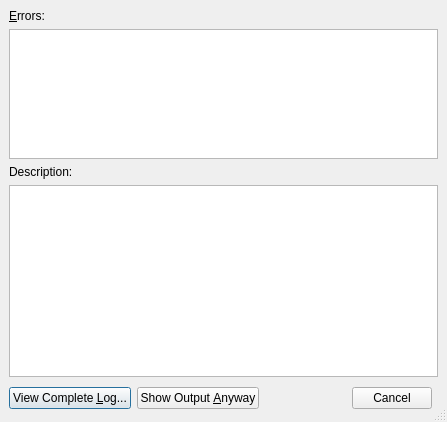
<?xml version="1.0" encoding="UTF-8"?>
<ui version="4.0">
 <class>ErrorListUi</class>
 <widget class="QDialog" name="ErrorListUi">
  <property name="geometry">
   <rect>
    <x>0</x>
    <y>0</y>
    <width>447</width>
    <height>422</height>
   </rect>
  </property>
  <property name="windowTitle">
   <string/>
  </property>
  <property name="sizeGripEnabled">
   <bool>true</bool>
  </property>
  <layout class="QGridLayout">
   <property name="leftMargin">
    <number>9</number>
   </property>
   <property name="topMargin">
    <number>9</number>
   </property>
   <property name="rightMargin">
    <number>9</number>
   </property>
   <property name="bottomMargin">
    <number>9</number>
   </property>
   <property name="spacing">
    <number>6</number>
   </property>
   <item row="1" column="0" colspan="5">
    <widget class="QListWidget" name="errorsLW">
     <property name="toolTip">
      <string>Selecting an error will show the error message in the panel below and the cursor will jump to the location in the document where the error occurred.</string>
     </property>
    </widget>
   </item>
   <item row="3" column="0" colspan="5">
    <widget class="QTextBrowser" name="descriptionTB">
     <property name="sizePolicy">
      <sizepolicy hsizetype="MinimumExpanding" vsizetype="Fixed">
       <horstretch>0</horstretch>
       <verstretch>0</verstretch>
      </sizepolicy>
     </property>
     <property name="toolTip">
      <string>For more information, refer to the complete log.</string>
     </property>
    </widget>
   </item>
   <item row="2" column="0" colspan="2">
    <widget class="QLabel" name="descriptionLabel">
     <property name="text">
      <string>Description:</string>
     </property>
    </widget>
   </item>
   <item row="0" column="0" colspan="2">
    <widget class="QLabel" name="errorsLabel">
     <property name="text">
      <string>&amp;Errors:</string>
     </property>
     <property name="buddy">
      <cstring>errorsLW</cstring>
     </property>
    </widget>
   </item>
   <item row="4" column="0">
    <widget class="QPushButton" name="viewLogPB">
     <property name="toolTip">
      <string>Open the LaTeX Log File dialog</string>
     </property>
     <property name="text">
      <string>View Complete &amp;Log...</string>
     </property>
    </widget>
   </item>
   <item row="4" column="2">
    <spacer>
     <property name="orientation">
      <enum>Qt::Horizontal</enum>
     </property>
     <property name="sizeType">
      <enum>QSizePolicy::Expanding</enum>
     </property>
     <property name="sizeHint" stdset="0">
      <size>
       <width>121</width>
       <height>30</height>
      </size>
     </property>
    </spacer>
   </item>
   <item row="4" column="1">
    <widget class="QPushButton" name="showAnywayPB">
     <property name="toolTip">
      <string>Attempt to show the output even if there were compilation errors</string>
     </property>
     <property name="text">
      <string>Show Output &amp;Anyway</string>
     </property>
    </widget>
   </item>
   <item row="4" column="3">
    <widget class="QDialogButtonBox" name="buttonBox">
     <property name="standardButtons">
      <set>QDialogButtonBox::Cancel</set>
     </property>
    </widget>
   </item>
  </layout>
 </widget>
 <tabstops>
  <tabstop>errorsLW</tabstop>
  <tabstop>descriptionTB</tabstop>
 </tabstops>
 <includes>
  <include location="local">qt_i18n.h</include>
 </includes>
 <resources/>
 <connections/>
</ui>
